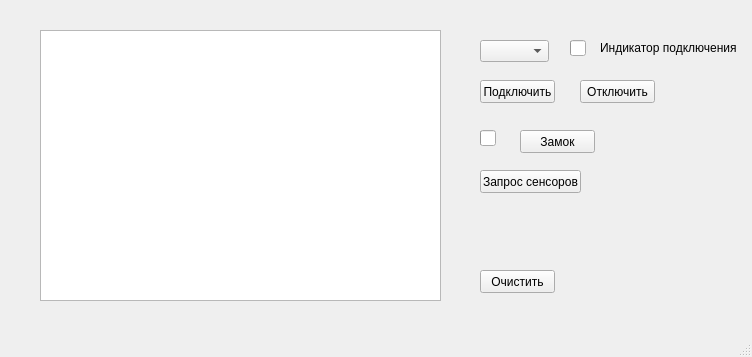
<?xml version="1.0" encoding="UTF-8"?>
<ui version="4.0">
 <class>MainWindow</class>
 <widget class="QMainWindow" name="MainWindow">
  <property name="geometry">
   <rect>
    <x>0</x>
    <y>0</y>
    <width>752</width>
    <height>357</height>
   </rect>
  </property>
  <property name="windowTitle">
   <string>MainWindow</string>
  </property>
  <widget class="QWidget" name="centralwidget">
   <widget class="QPushButton" name="pushButton">
    <property name="geometry">
     <rect>
      <x>480</x>
      <y>80</y>
      <width>75</width>
      <height>23</height>
     </rect>
    </property>
    <property name="text">
     <string>Подключить</string>
    </property>
   </widget>
   <widget class="QComboBox" name="comboBox">
    <property name="geometry">
     <rect>
      <x>480</x>
      <y>40</y>
      <width>69</width>
      <height>22</height>
     </rect>
    </property>
   </widget>
   <widget class="QProgressBar" name="progressBar">
    <property name="geometry">
     <rect>
      <x>570</x>
      <y>40</y>
      <width>16</width>
      <height>16</height>
     </rect>
    </property>
    <property name="maximum">
     <number>1</number>
    </property>
    <property name="value">
     <number>0</number>
    </property>
    <property name="textVisible">
     <bool>false</bool>
    </property>
   </widget>
   <widget class="QLabel" name="label">
    <property name="geometry">
     <rect>
      <x>600</x>
      <y>40</y>
      <width>141</width>
      <height>16</height>
     </rect>
    </property>
    <property name="text">
     <string>Индикатор подключения</string>
    </property>
   </widget>
   <widget class="QTextEdit" name="textEdit">
    <property name="geometry">
     <rect>
      <x>40</x>
      <y>30</y>
      <width>401</width>
      <height>271</height>
     </rect>
    </property>
   </widget>
   <widget class="QPushButton" name="pushButton_2">
    <property name="geometry">
     <rect>
      <x>480</x>
      <y>270</y>
      <width>75</width>
      <height>23</height>
     </rect>
    </property>
    <property name="text">
     <string>Очистить</string>
    </property>
   </widget>
   <widget class="QPushButton" name="pushButton_3">
    <property name="geometry">
     <rect>
      <x>580</x>
      <y>80</y>
      <width>75</width>
      <height>23</height>
     </rect>
    </property>
    <property name="text">
     <string>Отключить</string>
    </property>
   </widget>
   <widget class="QProgressBar" name="lock_status">
    <property name="geometry">
     <rect>
      <x>480</x>
      <y>130</y>
      <width>16</width>
      <height>16</height>
     </rect>
    </property>
    <property name="maximum">
     <number>1</number>
    </property>
    <property name="value">
     <number>0</number>
    </property>
    <property name="textVisible">
     <bool>false</bool>
    </property>
   </widget>
   <widget class="QPushButton" name="lock_butt">
    <property name="geometry">
     <rect>
      <x>520</x>
      <y>130</y>
      <width>75</width>
      <height>23</height>
     </rect>
    </property>
    <property name="text">
     <string>Замок</string>
    </property>
   </widget>
   <widget class="QPushButton" name="get_sens_butt">
    <property name="geometry">
     <rect>
      <x>480</x>
      <y>170</y>
      <width>101</width>
      <height>23</height>
     </rect>
    </property>
    <property name="text">
     <string>Запрос сенсоров</string>
    </property>
   </widget>
  </widget>
  <widget class="QMenuBar" name="menubar">
   <property name="geometry">
    <rect>
     <x>0</x>
     <y>0</y>
     <width>752</width>
     <height>21</height>
    </rect>
   </property>
  </widget>
  <widget class="QStatusBar" name="statusbar"/>
 </widget>
 <resources/>
 <connections/>
</ui>
